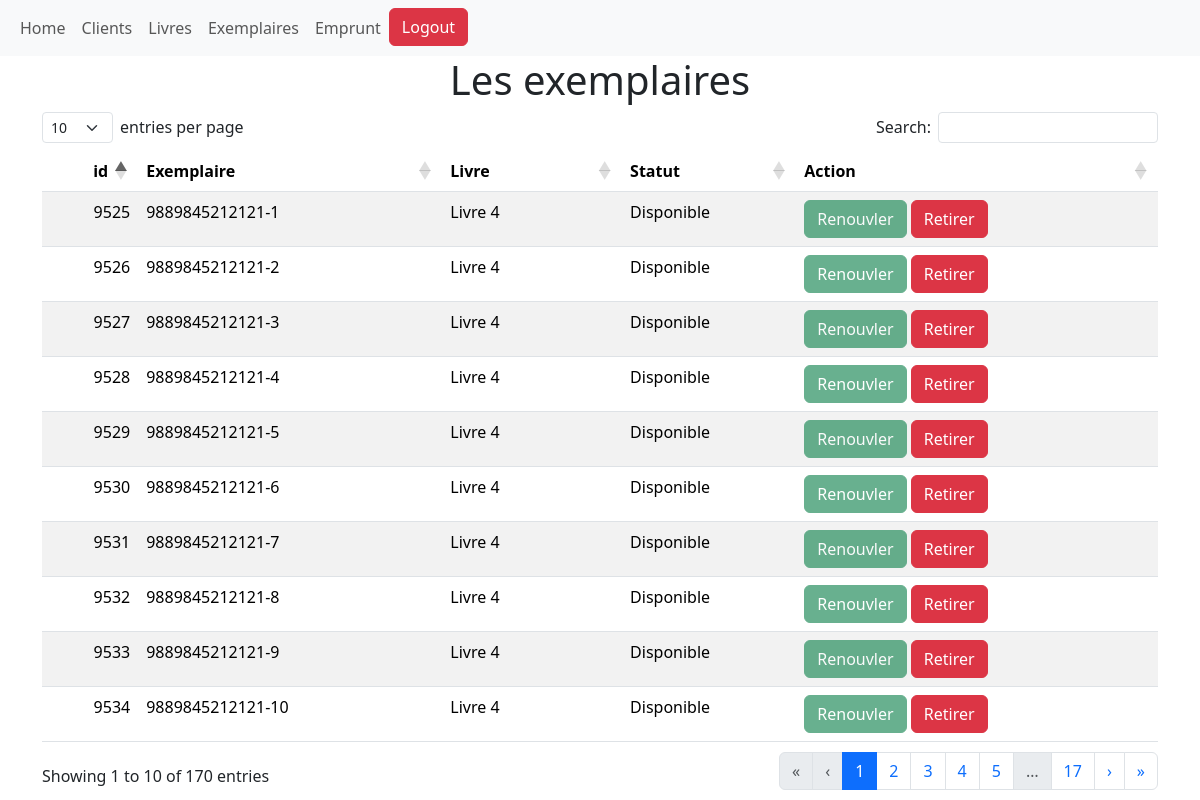
The app's page /Exemplaires/ (signed in) with its own data.
### Lib_sys/models.py (models this page shows, shortened)
class Exemplaire(models.Model):
    STATUT_CHOICES = [('Disponible', 'Disponible'),
                    ('Perdu', 'Perdu'),
                    ('Endommagé', 'Endommagé'),
                    ('Prêté', 'Prêté')]
    livre = models.ForeignKey('Livre', on_delete=models.CASCADE)
    numero_exemplaire = models.CharField(max_length=100)
    statut = models.CharField(max_length=50, default='Disponible')

class Livre(models.Model):
    LANGUE_CHOICES = [
        ('', 'Select langue'),
        ('AR','Arabe'),
        ('FR', 'Français'),
        ('EN', 'Anglais'),
        ('ES', 'Espagnol'),
        ('AUTRE', 'Autre'),
    ]
    titre = models.CharField(max_length=100)
    auteur = models.CharField(max_length=100)
    description = models.TextField()
    ISBN = models.CharField(max_length=13)
    langue = models.CharField(max_length=6, choices=LANGUE_CHOICES)
    number_exemplaires = models.PositiveBigIntegerField(default=0)
    quantite = models.PositiveIntegerField(default=0)
    pret = models.BooleanField(default=True)
    def __str__(self):
        return f"{self.titre}"

### Lib_sys/views.py (the view)
# urls.py: path('Exemplaires/', views.exemplaires, name='Exemplaires'),
@login_required
def exemplaires(request):
    exmps = Exemplaire.objects.all()
    return render(request, 'Exemplaires.html', {'exemplaires': exmps})

### Lib_sys/templates/Exemplaires.html (shortened to what this page needs)
{% extends "base.html" %}
{% block content %}
<center>
    <h1>Les exemplaires</h1>
</center>
<div class="container">
    <table id="myTable" class="table table-striped" >
        <thead>
            <tr>
                <th>id</th>
                <th>Exemplaire</th>
                <th>Livre</th>
                <th>Statut</th>
                <th>Action</th>
            </tr>
        </thead>
        <tbody>
            {% for exemplaire in exemplaires %}
            <tr>
                <td id="row">{{exemplaire.id}}</td>
                <td>{{exemplaire.numero_exemplaire}}</td>
                <td>{{exemplaire.livre}}</td>
                <td>{{exemplaire.statut}}</td>
                <td>
                    {% if exemplaire.statut == "Endommagé" %}
                    <a href="{% url 'Modifier_exmp' exemplaire.id %}?act=renv"" class=" btn btn-success">Renouvler</a>
                    {% else %}
                    <button class="btn btn-success" disabled>Renouvler</button>
                    {% endif %}
                    <a href="{% url 'Modifier_exmp' exemplaire.id %}?act=retr" class="btn btn-danger">Retirer</a>
                </td>
            </tr>
            {% endfor %}
        </tbody>
    </table>
</div>
{% endblock %}

### records on screen
Exemplaire: id "9525", numero_exemplaire "9889845212121-1", livre "Livre 4", statut "Disponible", shows "Renouvler"
Exemplaire: id "9526", numero_exemplaire "9889845212121-2", livre "Livre 4", statut "Disponible", shows "Renouvler"
Exemplaire: id "9527", numero_exemplaire "9889845212121-3", livre "Livre 4", statut "Disponible", shows "Renouvler"
Exemplaire: id "9528", numero_exemplaire "9889845212121-4", livre "Livre 4", statut "Disponible", shows "Renouvler"
Exemplaire: id "9529", numero_exemplaire "9889845212121-5", livre "Livre 4", statut "Disponible", shows "Renouvler"
Exemplaire: id "9530", numero_exemplaire "9889845212121-6", livre "Livre 4", statut "Disponible", shows "Renouvler"
Exemplaire: id "9531", numero_exemplaire "9889845212121-7", livre "Livre 4", statut "Disponible", shows "Renouvler"
Exemplaire: id "9532", numero_exemplaire "9889845212121-8", livre "Livre 4", statut "Disponible", shows "Renouvler"
Exemplaire: id "9533", numero_exemplaire "9889845212121-9", livre "Livre 4", statut "Disponible", shows "Renouvler"
Exemplaire: id "9534", numero_exemplaire "9889845212121-10", livre "Livre 4", statut "Disponible", shows "Renouvler"
